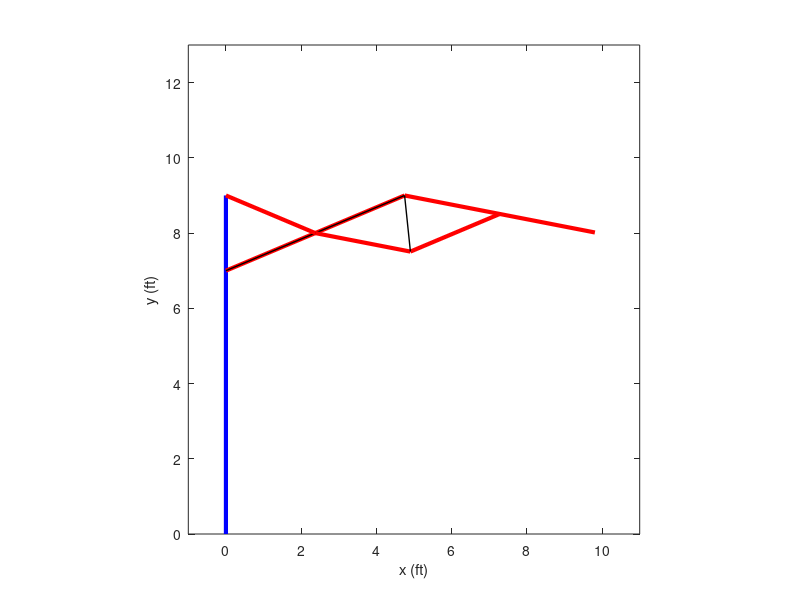
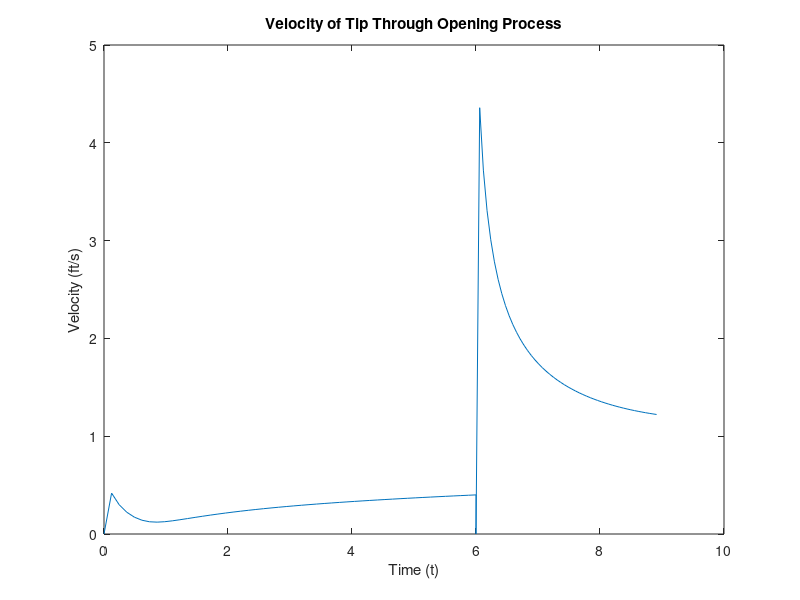
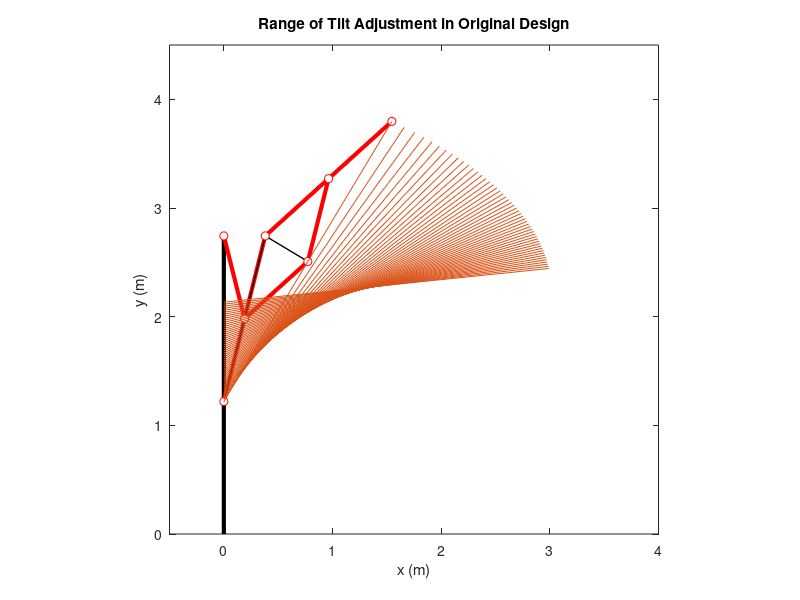

The MATLAB source for these figures, in order:
%% Initialization (Refer to "Reference_original.jpg")

close all;
clear all;
clc;

length_pole = 9;                % length of AC
length_BF = 9.5;                %% 
length_DG = 2;                  %% Used only for initial calculations when canopy is open
length_BD = sqrt(length_DG^2+(length_BF/2)^2);
length_BE = length_BD/2;
length_CE = length_BE;

closed_DG = 5;
open_DG = 1.5;
max_slider_height = 7;
min_slider_height = 4;

increments = 50;
DG_lengths = linspace(closed_DG, open_DG, increments);     
slider_heights = linspace(min_slider_height, max_slider_height, increments);    % represents point B

%% Phase 1: Raising the slider

figure(1);

for i= 1:increments
    hold off;
    
    %% Position Calculations
    Ax(i) = 0;
    Ay(i) = 0;
    Cx(i) = 0;
    Cy(i) = length_pole;
    Bx(i) = 0;
    By(i) = slider_heights(i);
    
    a = length_pole - By(i);
    b = length_BE;
    c = length_CE;
    

    theta = acos((a^2+b^2-c^2)/(2*a*b));    % Cosine Law
    
    Ex(i) = length_BE*sin(theta);
    Ey(i) = By(i) + length_BE* cos(theta);
    Dx(i) = length_BD*sin(theta);
    Dy(i) = By(i) + length_BD* cos(theta);
    

    length_DH = 0.5*closed_DG;
    length_ED = length_BD - length_BE;
    length_EH = sqrt(length_ED^2 - length_DH^2);
    
    beta = asin(length_DH/length_ED);
    
    Hx(i) = Ex(i) + length_EH *cos((pi/2 - theta)-beta);
    Hy(i) = Ey(i) + length_EH *sin((pi/2 - theta)-beta);
    Ix(i) = Ex(i) + 2*length_EH *cos((pi/2 - theta)-beta);
    Iy(i) = Ey(i) + 2*length_EH *sin((pi/2 - theta)-beta);
    Gx(i) = 2*Hx(i) - Dx(i);
    Gy(i) = 2*Hy(i) - Dy(i);
    Fx(i) = 2*Gx(i) - Bx(i);
    Fy(i) = 2*Gy(i) - By(i);
    
    
    %% Plots
    plot( [Ax(i) Cx(i)], [Ay(i), Cy(i)],'Color','b','LineWidth',3);
    hold on;
    plot( [Bx(i) Dx(i)], [By(i), Dy(i)],'Color','r','LineWidth',3);
    plot( [Bx(i) Dx(i)], [By(i), Dy(i)],'Color','black','LineWidth',1); 
    plot( [Cx(i) Ex(i)], [Cy(i), Ey(i)],'Color','r','LineWidth',3);
    plot( [Ex(i) Gx(i)], [Ey(i), Gy(i)],'Color','r','LineWidth',3);
    plot( [Gx(i) Ix(i)], [Gy(i), Iy(i)],'Color','r','LineWidth',3);
    plot( [Dx(i) Fx(i)], [Dy(i), Fy(i)],'Color','r','LineWidth',3);
    plot( [Dx(i) Gx(i)], [Dy(i), Gy(i)],'Color','black','LineWidth',1);
    
    xlabel("x (ft)");
    ylabel("y (ft)");
    xlim([-1 11]);
    ylim([0 13]);
    title("Original Design");
    daspect([1 1 1]);
    
    pause(0.02);
end

pause(2);

%% Phase 2: Pulling the string to open canopy

for i= increments+1:2*increments
    hold off;
    
    %% Static points calculation: A, B, C, D, E
    Ax(i) = 0;
    Ay(i) = 0;
    Cx(i) = 0;
    Cy(i) = length_pole;
    Bx(i) = 0;
    By(i) = max_slider_height;
    
    a = length_pole - By(i);
    b = length_BE;
    c = length_CE;
    
    theta = acos((a^2+b^2-c^2)/(2*a*b));
    
    Ex(i) = length_BE*sin(theta);
    Ey(i) = By(i) + length_BE* cos(theta);
    Dx(i) = length_BD*sin(theta);
    Dy(i) = By(i) + length_BD*cos(theta);
    
    
    %% Dynamic points calculation:
    length_DH = 0.5*DG_lengths(i - increments);
    length_ED = length_BD - length_BE;
    length_EH = sqrt(length_ED^2 - length_DH^2);
    
    beta = asin(length_DH/length_ED);
    
    Hx(i) = Ex(i) + length_EH *cos((pi/2 - theta)-beta);
    Hy(i) = Ey(i) + length_EH *sin((pi/2 - theta)-beta);
    Ix(i) = Ex(i) + 2*length_EH *cos((pi/2 - theta)-beta);
    Iy(i) = Ey(i) + 2*length_EH *sin((pi/2 - theta)-beta);
    Gx(i) = 2*Hx(i) - Dx(i);
    Gy(i) = 2*Hy(i) - Dy(i);
    Fx(i) = 2*Gx(i) - Bx(i);
    Fy(i) = 2*Gy(i) - By(i);
    
    %% Plots
    plot( [Ax(i) Cx(i)], [Ay(i), Cy(i)],'Color','b','LineWidth',3);
    hold on;
    plot( [Bx(i) Dx(i)], [By(i), Dy(i)],'Color','r','LineWidth',3); 
    plot( [Bx(i) Dx(i)], [By(i), Dy(i)],'Color','black','LineWidth',1); 
    plot( [Cx(i) Ex(i)], [Cy(i), Ey(i)],'Color','r','LineWidth',3);
    plot( [Ex(i) Gx(i)], [Ey(i), Gy(i)],'Color','r','LineWidth',3);
    plot( [Gx(i) Ix(i)], [Gy(i), Iy(i)],'Color','r','LineWidth',3);
    plot( [Dx(i) Fx(i)], [Dy(i), Fy(i)],'Color','r','LineWidth',3);
    plot( [Dx(i) Gx(i)], [Dy(i), Gy(i)],'Color','black','LineWidth',1);

    xlabel("x (ft)");
    ylabel("y (ft)");
    xlim([-1 11]);
    ylim([0 13]);
    daspect([1 1 1]);
    
    pause(0.02);
end

%% Velocity of Tip

% Phase 1
max_t1 = 6;
time = linspace(0, 6, increments);


% Phase 2
theta2_dot = 3*pi;            % r/s
r = 1 /2/12;                  % radius of pinion (ft)

v = r*theta2_dot;                        % linear velocity of rack [ft/s]                    
max_t2 = (closed_DG-open_DG)/v;
time = [time linspace(max_t1, max_t2, increments)];

increment_t = max_t1/(increments - 1);       % time per increment


% Velocity of Tip
figure(2);

speed_Fx = diff(Fx)/increment_t;
speed_Fy = diff(Fy)/increment_t;
velocity_F = sqrt(speed_Fx.^2 + speed_Fy.^2);

plot(time, [0 velocity_F]);
xlabel("Time (t)");
ylabel("Velocity (ft/s)");
title("Velocity of Tip Through Opening Process");

%% Phase 3: Tilt adjustment

figure(4);

for i= 1:increments
    hold off;
    
    %% Position Calculations
    Ax(i) = 0;
    Ay(i) = 0;
    Cx(i) = 0;
    Cy(i) = length_pole;
    Bx(i) = 0;
    By(i) = slider_heights(increments -i +1);
    
    a = length_pole - By(i);
    b = length_BE;
    c = length_CE;
    
    theta = acos((a^2+b^2-c^2)/(2*a*b));
    
    Ex(i) = length_BE*sin(theta);
    Ey(i) = By(i) + length_BE* cos(theta);
    Dx(i) = length_BD*sin(theta);
    Dy(i) = By(i) + length_BD* cos(theta);
    

    length_DH = 0.5*open_DG;                % Maintain canopy open state
    length_ED = length_BD - length_BE;
    length_EH = sqrt(length_ED^2 - length_DH^2);
    
    beta = asin(length_DH/length_ED);
    
    Hx(i) = Ex(i) + length_EH *cos((pi/2 - theta)-beta);
    Hy(i) = Ey(i) + length_EH *sin((pi/2 - theta)-beta);
    Ix(i) = Ex(i) + 2*length_EH *cos((pi/2 - theta)-beta);
    Iy(i) = Ey(i) + 2*length_EH *sin((pi/2 - theta)-beta);
    Gx(i) = 2*Hx(i) - Dx(i);
    Gy(i) = 2*Hy(i) - Dy(i);
    Fx(i) = 2*Gx(i) - Bx(i);
    Fy(i) = 2*Gy(i) - By(i);
    
    
    %% Convert from ft to m
    Ax(i) = Ax(i) * 0.3048;
    Ay(i) = Ay(i) * 0.3048;
    Bx(i) = Bx(i) * 0.3048;
    By(i) = By(i) * 0.3048;
    Cx(i) = Cx(i) * 0.3048;
    Cy(i) = Cy(i) * 0.3048;
    Dx(i) = Dx(i) * 0.3048;
    Dy(i) = Dy(i) * 0.3048;
    Ex(i) = Ex(i) * 0.3048;
    Ey(i) = Ey(i) * 0.3048;
    Fx(i) = Fx(i) * 0.3048;
    Fy(i) = Fy(i) * 0.3048;
    Gx(i) = Gx(i) * 0.3048;
    Gy(i) = Gy(i) * 0.3048;
    Hx(i) = Hx(i) * 0.3048;
    Hy(i) = Hy(i) * 0.3048;
    Ix(i) = Ix(i) * 0.3048;
    Iy(i) = Iy(i) * 0.3048;
    
    %% Plots
    plot( [Ax(i) Cx(i)], [Ay(i), Cy(i)],'Color','black','LineWidth',3);
    hold on;
    plot( [Bx(i) Dx(i)], [By(i), Dy(i)],'Color','r','LineWidth',3);
    plot( [Bx(i) Dx(i)], [By(i), Dy(i)],'Color','black','LineWidth',1); 
    plot( [Cx(i) Ex(i)], [Cy(i), Ey(i)],'Color','r','LineWidth',3);
    plot( [Ex(i) Gx(i)], [Ey(i), Gy(i)],'Color','r','LineWidth',3);
    plot( [Gx(i) Ix(i)], [Gy(i), Iy(i)],'Color','r','LineWidth',3);
    plot( [Dx(i) Fx(i)], [Dy(i), Fy(i)],'Color','r','LineWidth',3);
    plot( [Dx(i) Gx(i)], [Dy(i), Gy(i)],'Color','black','LineWidth',1);
    plot(Bx(i), By(i), 'ro','MarkerFaceColor','w');
    plot(Cx(i), Cy(i), 'ro','MarkerFaceColor','w');
    plot(Dx(i), Dy(i), 'ro','MarkerFaceColor','w');
    plot(Ex(i), Ey(i), 'ro','MarkerFaceColor','w');
    plot(Fx(i), Fy(i), 'ro','MarkerFaceColor','w');
    plot(Gx(i), Gy(i), 'ro','MarkerFaceColor','w');
    plot(Ix(i), Iy(i), 'ro','MarkerFaceColor','w');
    
    for j= 1:i
        line([Bx(j) Fx(j)],[By(j) Fy(j)]);      %% Draws the angle trajectories
    end
    
    title("Range of Tilt Adjustment in Original Design");
    xlabel("x (m)");
    ylabel("y (m)");
    xlim([-0.5 4]);
    ylim([0 4.5]);
    daspect([1 1 1]);
    
    pause(0);
end

max_canopy_angle = atan((Fy(i) - By(i))/Fx(i) - Bx(i)) *180/pi
min_canopy_angle = atan((Fy(1) - By(1))/Fx(1) - Bx(1)) *180/pi

alpha = theta*180/pi
%%